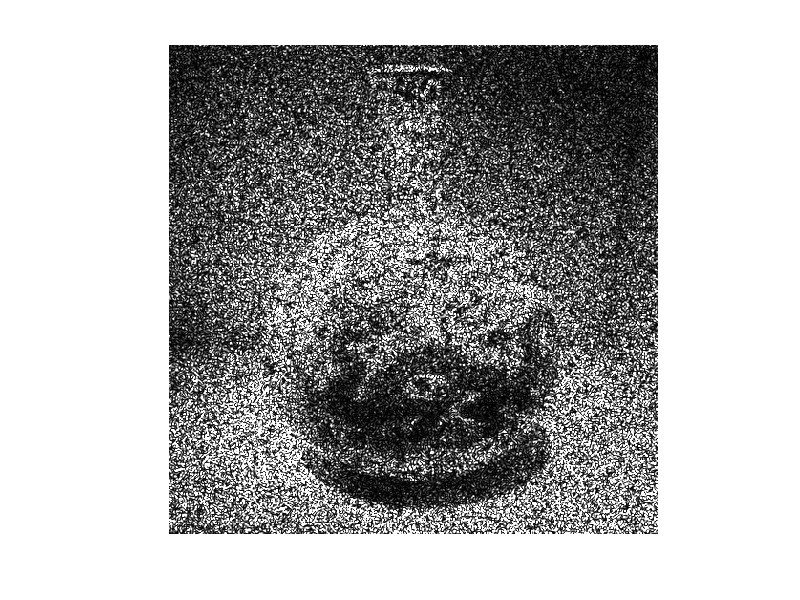

MATLAB code for this plot: (Note: this script raises an error after producing the figure.)
clear;
close all;
clc;
%% parameter
load('object_grayscale');
F1 =imresize(F1,[512,512]);[nn,mm]=size(F1);E=sum(sum(F1));
lamda=532e-6;k=2*pi/lamda;
dh=0.00374;
F=abs(sqrt(F1));
phi=exp(1i*2*pi*rand(nn,mm));
%% band-limitation
bandlim_spe=padarray(ones(nn/2,mm/2),[nn/4,mm/4]);
%% alternative projection
loop=100;
RMSE=zeros(loop,1);NUM_PO=zeros(loop,1);NUM_NE=zeros(loop,1);
figure
for i=2:loop 
   amp=F;
   E1=amp.*phi;
   E2=fftshift(fft2(fftshift(E1)));
   E2_ave=sqrt(E*((abs(E2).*bandlim_spe).^2)/sum(sum((abs(E2).*bandlim_spe).^2)));
   E2_k=E2_ave.*exp(1i*angle(E2));
   es=fftshift(ifft2(fftshift(E2_k)));
   amp=abs(es);
   amp=sqrt(E*(amp.^2)/sum(sum(amp.^2)));
   I=amp.^2;
   I=E*I/sum(sum(I));
   P=mod(angle(es),2*pi);
   imshow(I);
   Diff=double(I)-double(F1);
   MSE=gather(sum(Diff(:).^2)/numel(I));
   RMSE(i,1)=sqrt(MSE);
   diff_RMSE=RMSE(i,1)-RMSE(i-1,1);
   if abs(diff_RMSE)<0.0005 && RMSE(i,1)>0.03
      pha =angle(es);
      [pha_vfree]=function_vortex_elimination_accegpu(pha,dh);
      [NUM_PO(i,1),NUM_NE(i,1)]=function_vortex_detection_accegpu(pha_vfree,dh);
      phi=exp(1i*pha_vfree);
   else
      phi=exp(1i*angle(es));
      phi_in=angle(es);
      [NUM_PO(i,1),NUM_NE(i,1)]=function_vortex_detection_accegpu(phi_in,dh);
   end
end
phase=angle(phi);
An=angle(E2_k);
Am=abs(E2_k);
hologram=Am.*exp(1i*An);
%% Reconstruction
e=fftshift(ifft2(fftshift(hologram)));
I=abs(e).^2;
I=E*(I/sum(sum(I)));
NUM=NUM_PO+NUM_NE;
figure,imshow(I);
